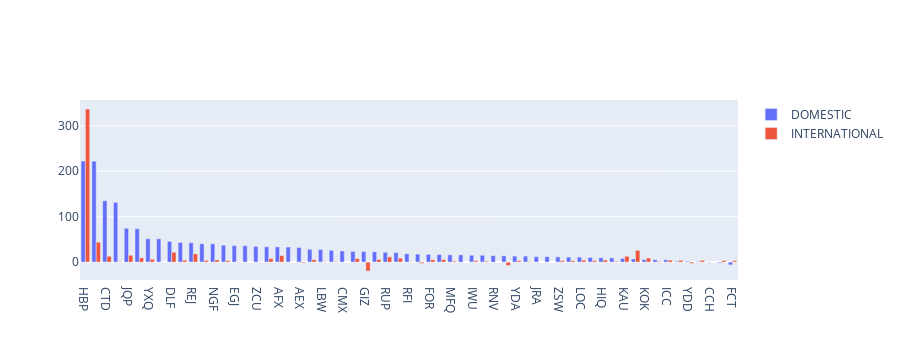

The code cell stored with this chart in its notebook:
### Code cell
import plotly.graph_objects as go

fig = go.Figure()
fig.add_trace(go.Bar(name="DOMESTIC", x=PN_trends_retained_dometic['Program'], y=PN_trends_retained_dometic['score']))
fig.add_trace(go.Bar(name="INTERNATIONAL", x=PN_trends_retained_international['Program'], y=PN_trends_retained_international['score']))
fig.show()

### Figure 1 — Plotly figure (JSON) as saved in the notebook; plotly's stock layout.template omitted (floating-point values rounded to 4 significant figures)
{"data": [{"name": "DOMESTIC", "type": "bar", "x": ["HBP", "PFB", "CTD", "KUY", "JQP", "XEM", "YXQ", "XLL", "DLF", "CQK", "REJ", "RZP", "NGF", "UVZ", "EGJ", "HPA", "ZCU", "PEW", "AFX", "THM", "AEX", "ENR", "LBW", "JVH", "CMX", "FJC", "GIZ", "PJN", "RUP", "NOS", "RFI", "XJQ", "FOR", "SKM", "MFQ", "LNT", "IWU", "EDB", "RNV", "LBR", "YDA", "IAU", "JRA", "UKS", "ZSW", "QYB", "LOC", "TWJ", "HIQ", "UQB", "KAU", "DIB", "KOK", "UQU", "ICC", "NSU", "YDD", "ZVS", "CCH", "SYW", "FCT"], "y": [222.4, 222.2, 135.0, 131.6, 74.36, 73.41, 51.55, 51.25, 45.65, 43.1, 42.84, 40.57, 40.48, 37.21, 36.23, 36.02, 34.57, 33.78, 33.43, 33.21, 32.22, 28.18, 27.79, 25.95, 24.58, 23.61, 23.42, 22.77, 21.66, 20.95, 18.45, 17.6, 17.03, 16.7, 16.07, 15.95, 15.11, 15.01, 14.18, 13.89, 13.28, 13.2, 12.01, 11.93, 11.58, 11.01, 10.95, 10.28, 9.55, 9.19, 7.8, 6.97, 5.44, 5.15, 5.07, 1.75, 1.6, 1, -1, -2, -6.04]}, {"name": "INTERNATIONAL", "type": "bar", "x": ["HBP", "PFB", "DIB", "DLF", "REJ", "JQP", "AFX", "CTD", "KAU", "RUP", "XEM", "KOK", "NOS", "FJC", "PEW", "YXQ", "SKM", "PJN", "ENR", "FOR", "NGF", "HIQ", "ICC", "LOC", "CQK", "ZVS", "NSU", "RZP", "SYW", "UVZ", "TWJ", "FCT", "IWU", "ZSW", "QYB", "YDA", "MFQ", "EDB", "UQB", "UQU", "JVH", "IAU", "KUY", "LBW", "RFI", "XLL", "ZCU", "EGJ", "AEX", "XJQ", "YDD", "LBR", "GIZ"], "y": [337, 43.91, 25.77, 21.68, 18.11, 15.02, 14.33, 12.92, 12.89, 11.59, 9.29, 8.94, 8.61, 7.94, 7.78, 6.3, 5.71, 5.64, 5.3, 5.28, 4.8, 4.56, 4.51, 4.38, 4.16, 4, 4, 3.67, 3.5, 3.33, 3.2, 3.12, 3.02, 3, 3, 2.98, 2.06, 1.97, 1.72, 1.56, 1.33, 1.05, 1, 0.88, 0.56, -0.12, -0.26, -0.5, -2, -2.62, -3.08, -7.44, -19.56]}], "layout": {"autosize": true, "height": 360, "xaxis": {"autorange": true, "range": [-0.5, 60.5], "type": "category"}, "yaxis": {"autorange": true, "range": [-39.37, 356.8], "type": "linear"}}}
